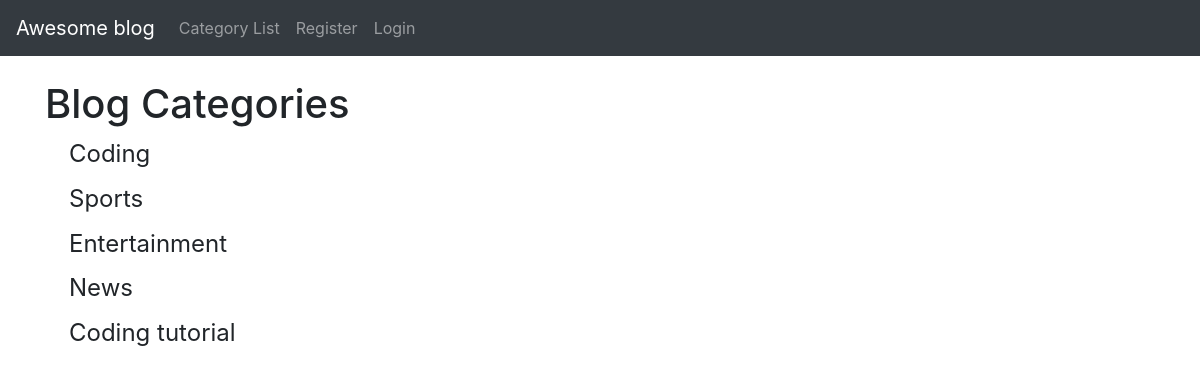
The page /category_list/ on the database its author committed.
### theblog/models.py (models this page shows, shortened)
class Category(models.Model):
    name = models.CharField(max_length=255)
    def __str__(self):
        return self.name

### theblog/views.py (the view)
# urls.py: path('category_list/',CategoryListView,name='category_list'),
def CategoryListView(request):
    cat_menu_list = Category.objects.all()
    return render(request, 'category_list.html',{'cat_menu_list':cat_menu_list})

### theblog/templates/category_list.html (shortened to what this page needs)
{% extends "base.html" %}
{% block content %}
<h1>Blog Categories</h1>
{% for item in cat_menu_list  %}
<h4><a class="dropdown-item" href="{% url 'category' item|slugify %}">{{item|capfirst}}</a></h4>
{% endfor %}
{% endblock content %}

### theblog/static/css/core0.css (style rules this page uses)
* { margin: 0; padding: 0; }

### rows shown on the page
Category: name "Coding"
Category: name "Sports"
Category: name "Entertainment"
Category: name "News"
Category: name "Coding tutorial"
